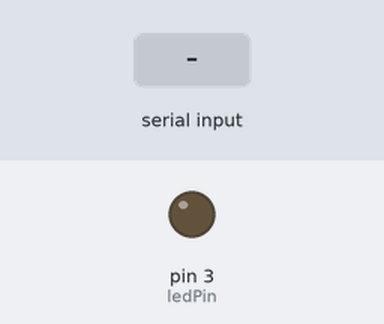
This sketch was run on a simulated Arduino Uno, built with avr-gcc and run on an emulated ATmega328P. Shown: output pins drawn as LEDs (lit = HIGH). The inputs (shaded band) are chosen by the test bench.

Above: at 1.2 s.
1.3 s: "H" received over Serial
At 1.7 s:
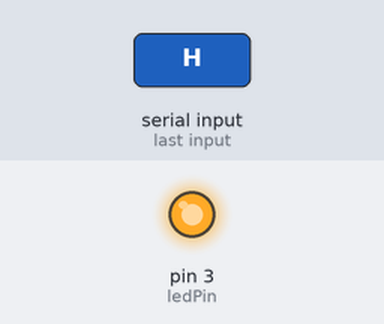
Timing chart, 0 to 4.3 s (numbered marks = the images above; inputs shaded):
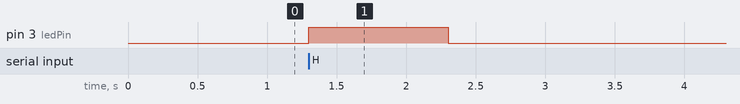

Measured:
- after the input at 1.3 s, pin 3 (ledPin): LOW → HIGH at once, → LOW 1.0 s later

The sketch:

SerialReadBasic.pde
```cpp
/*
 * Serial Read Basic
 * -----------------
 * Blink the pin 13 LED if an 'H' is received over the serial port
 *
 *
 */

int ledPin = 3;   // select the pin for the LED
int val = 0;       // variable to store the data from the serial port

void setup() {
  pinMode(ledPin,OUTPUT);    // declare the LED's pin as output
  Serial.begin(9600);        // connect to the serial port
}

void loop () {
  // Serial.available() is a way to see if there's serial data
  // without pausing your code
  if( Serial.available() ) {
    val = Serial.read();      // read the serial port
    if( val == 'H' ) {        // if it's an 'H', blink the light
      digitalWrite(ledPin, HIGH);
      delay(1000);
      digitalWrite(ledPin, LOW);
    }
  }

}
```
